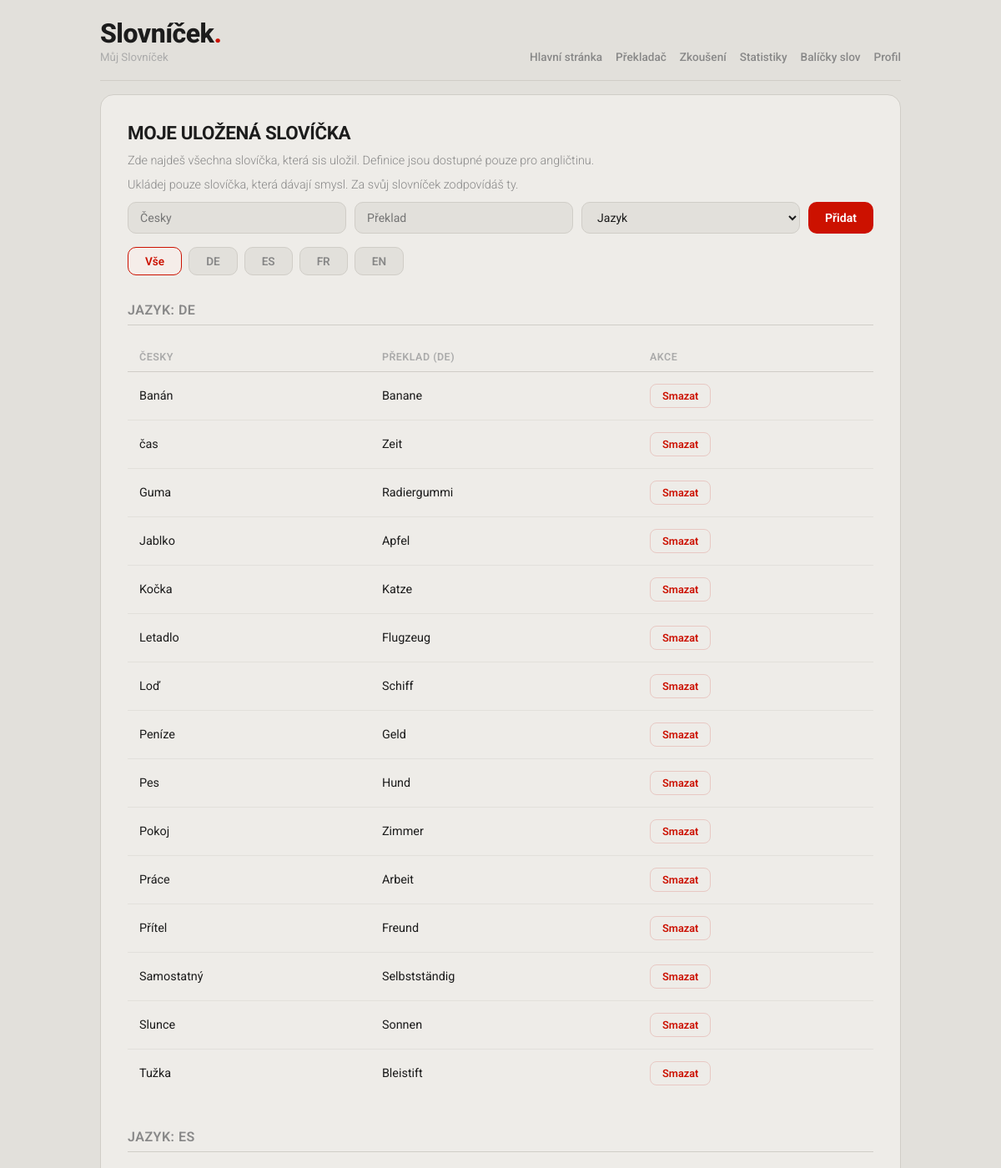
The page /slovicka.php (signed in, upper part) on the database its author committed.
### tables this page shows
CREATE TABLE IF NOT EXISTS `words` (
  `id` int NOT NULL AUTO_INCREMENT,
  `cz` varchar(255) NOT NULL,
  `translation` varchar(255) NOT NULL,
  `vyznam` text,
  `level` int NOT NULL DEFAULT '1',
  `next_review` datetime NOT NULL,
  `user_id` int NOT NULL,
  `lang_id` int NOT NULL,
  PRIMARY KEY (`id`),
  KEY `words_user_id_users` (`user_id`),
  KEY `words_lang_id_languages` (`lang_id`)
);

### slovicka.php (the view, shortened to what this page needs)
<?php
require 'dbconnect.php';
$user_id = $_SESSION["user_id"];
$sql = "SELECT words.id, words.cz, words.translation, words.vyznam, languages.lang_code
        FROM words
        JOIN languages ON words.lang_id = languages.id
        WHERE words.user_id = '$user_id'
        ORDER BY words.cz ASC";
$result = mysqli_query($conn, $sql);
$slovnik = [];
while($row = mysqli_fetch_assoc($result)){
    $jazyk = $row["lang_code"];
    $slovnik[$jazyk][] = $row;
}
if(isset($_GET["jazyk"])){
    $aktivni_jazyk = $_GET["jazyk"];
}else{
    $aktivni_jazyk = "vse";
}
?>
<!DOCTYPE html>
<html lang="en">
<head>
</head>
<body>
<div class="wrapper">
    <header class="site-header">
        <div class="header-left">
            <h1>Slovníček<span>.</span></h1>
            <p class="tagline">Můj Slovníček</p>
        </div>
        <nav class="header-right">
            <a href="index.php">Hlavní stránka</a>
            <a href="prekladac.php">Překladač</a>
            <a href="zkouseni.php">Zkoušení</a>
            <a href="statistiky.php">Statistiky</a>
            <a href="balicek.php">Balíčky slov</a>
            <a href="profil.php">Profil</a>
        </nav>
    </header>
    <div class="panel">
        <h2>Moje Uložená Slovíčka</h2>
        <p class="vitej">Zde najdeš všechna slovíčka, která sis uložil. Definice jsou dostupné pouze pro angličtinu.</p>
        <p class="vitej">Ukládej pouze slovíčka, která dávají smysl. Za svůj slovníček zodpovídáš ty.</p>
        <form method="POST" action="slovicka.php" class="form-pridat">
            <input type="text" name="cz" placeholder="Česky" required>
            <input type="text" name="translation" placeholder="Překlad" required>
            <select name="lang_id" required>
                <option value="">Jazyk</option>
            </select>
            <button type="submit" name="pridat_rucne" class="btn-pridat">Přidat</button>
        </form>
        <?php if(empty($slovnik)){ ?>
            <p class="empty-slovnik">Zatím nemáš uložená žádná slovíčka.</p>
        <?php }else{ ?>
            <div class="lang-filter">
                <a href="slovicka.php" class="btn-filter <?php if ($aktivni_jazyk == "vse"){ echo "aktivni";} ?>">
                Vše</a>
                <?php foreach($slovnik as $kod_jazyka => $slovicka){ ?>
                    <a href="slovicka.php?jazyk=<?php echo $kod_jazyka; ?>"
                        class="btn-filter <?php if($aktivni_jazyk == $kod_jazyka){ echo "aktivni"; } ?>">
                        <?php echo strtoupper($kod_jazyka); ?>
                    </a>
                <?php } ?>
            </div>
            <?php foreach($slovnik as $kod_jazyka => $slovicka){ ?>
                <?php if($aktivni_jazyk == "vse" or $aktivni_jazyk == $kod_jazyka){ ?>
                    <h3>Jazyk: <?php echo strtoupper($kod_jazyka); ?></h3>
                    <table>
                        <thead>
                            <tr>
                                <th>Česky</th>
                                <th>Překlad (<?php echo strtoupper($kod_jazyka); ?>)</th>
                                <th>Akce</th>
                            </tr>
                        </thead>
                        <tbody>
                            <?php foreach($slovicka as $slovo){ ?>
                                <tr>
                                    <td><?php echo htmlspecialchars($slovo["cz"]); ?></td>
                                    <td><?php echo htmlspecialchars($slovo["translation"]); ?></td>
                                    <td>
                                        <a href="smazat.php?id=<?php echo $slovo["id"]; ?>&jazyk=<?php echo $kod_jazyka; ?>"
                                        class="btn-smazat"
                                        onclick="return confirm('Opravdu smazat?')">Smazat</a>
                                    </td>
                                </tr>
                            <?php } ?>
                        </tbody>
                    </table>
                <?php } ?>
            <?php } ?>
        <?php } ?>
    </div>
</div>
</body>
</html>

### slovicka.php (style rules this page uses)
*, *::before, *::after { margin: 0; padding: 0; box-sizing: border-box; }
body { background-color: #e2e0db; color: #1c1c1c; font-family: 'Roboto', sans-serif; min-height: 100vh; padding: 24px 16px; }
.wrapper { max-width: 960px; margin: 0 auto; display: flex; flex-direction: column; gap: 16px; }
.site-header { display: flex; justify-content: space-between; align-items: flex-end; padding-bottom: 20px; border-bottom: 1px solid #d0cdc7; }
.header-left h1 { font-size: 2rem; font-weight: 800; color: #1c1c1c; letter-spacing: -0.5px; line-height: 1; }
.header-left h1 span { color: #cc1100; }
.header-left .tagline { margin-top: 5px; font-size: 0.83rem; color: #aaa; }
.header-right { display: flex; gap: 16px; align-items: center; }
.header-right a { font-size: 0.85rem; font-weight: 500; color: #888; text-decoration: none; transition: color 0.2s; }
.panel { background-color: #eeece8; border: 1px solid #d0cdc7; border-radius: 16px; padding: 32px; display: flex; flex-direction: column; gap: 8px; }
h2 { font-size: 1.4rem; font-weight: 700; letter-spacing: -0.4px; text-transform: uppercase; color: #1c1c1c; margin-bottom: 4px; }
h3 { font-size: 1rem; font-weight: 600; text-transform: uppercase; letter-spacing: 0.5px; color: #888; margin-bottom: 12px; padding-bottom: 8px; border-bottom: 1px solid #d0cdc7; }
.vitej { color: #888; font-size: 0.9rem; font-weight: 300; margin-bottom: 4px; }
.lang-filter { display: flex; gap: 8px; flex-wrap: wrap; margin-bottom: 24px; }
.btn-filter { display: inline-block; padding: 8px 20px; background-color: #e2e0db; color: #888; border: 1px solid #d0cdc7; border-radius: 10px; font-family: 'Roboto', sans-serif; font-weight: 600; font-size: 0.85rem; text-decoration: none; transition: background-color 0.2s, color 0.2s, border-color 0.2s; }
.btn-filter.aktivni { background-color: #f5ede9; color: #cc1100; border-color: #cc1100; }
.form-pridat { display: flex; gap: 10px; flex-wrap: wrap; margin-bottom: 8px; }
.form-pridat input, .form-pridat select { padding: 9px 14px; border: 1px solid #d0cdc7; border-radius: 10px; background-color: #e2e0db; font-family: 'Roboto', sans-serif; font-size: 0.88rem; color: #1c1c1c; outline: none; flex: 1; min-width: 130px; }
.btn-pridat { padding: 9px 20px; background-color: #cc1100; color: #fff; border: none; border-radius: 10px; font-family: 'Roboto', sans-serif; font-weight: 600; font-size: 0.88rem; cursor: pointer; transition: background-color 0.2s; white-space: nowrap; }
table { border-collapse: collapse; width: 100%; margin-bottom: 30px; font-size: 0.9rem; }
th { background-color: transparent; color: #aaa; font-weight: 600; font-size: 0.78rem; text-transform: uppercase; letter-spacing: 0.5px; padding: 10px 14px; text-align: left; border-bottom: 1px solid #d0cdc7; }
td { padding: 14px; color: #1c1c1c; text-align: left; border-bottom: 1px solid #e2e0db; }
tbody tr:last-child td { border-bottom: none; }
.btn-smazat { display: inline-block; padding: 6px 14px; background-color: transparent; color: #cc1100; border: 1px solid #e8c8c3; border-radius: 8px; text-decoration: none; font-weight: 600; font-size: 0.8rem; font-family: 'Roboto', sans-serif; transition: background-color 0.2s, color 0.2s, border-color 0.2s; }

### rows shown on the page
words: cz "Banán", translation "Banane"
words: cz "čas", translation "Zeit"
words: cz "Guma", translation "Radiergummi"
words: cz "Jablko", translation "Apfel"
words: cz "Kočka", translation "Katze"
words: cz "Letadlo", translation "Flugzeug"
words: cz "Loď", translation "Schiff"
words: cz "Peníze", translation "Geld"
words: cz "Pes", translation "Hund"
words: cz "Pokoj", translation "Zimmer"
words: cz "Práce", translation "Arbeit"
words: cz "Přítel", translation "Freund"
words: cz "Samostatný", translation "Selbstständig"
words: cz "Slunce", translation "Sonnen"
words: cz "Tužka", translation "Bleistift"

### other values the page prints
$kod_jazyka "DE"
$kod_jazyka "ES"
$kod_jazyka "FR"
$kod_jazyka "EN"
